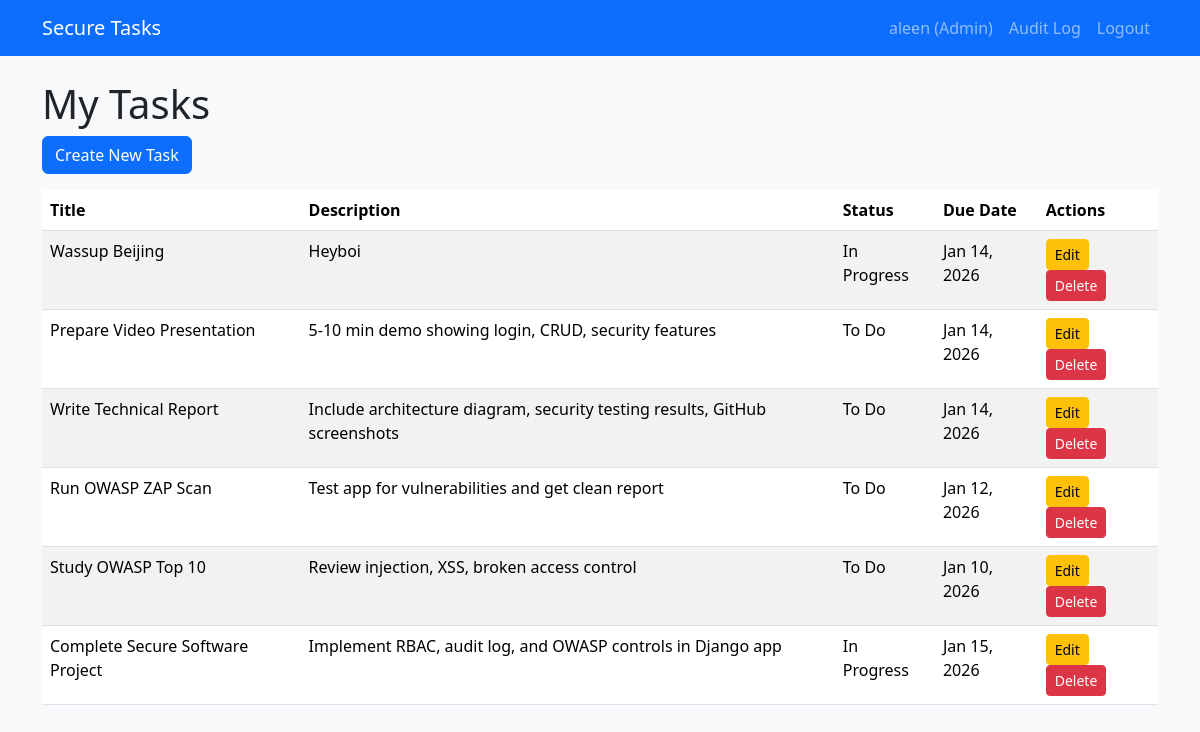
/tasks/ (signed in), run on an earlier commit of the app's database.
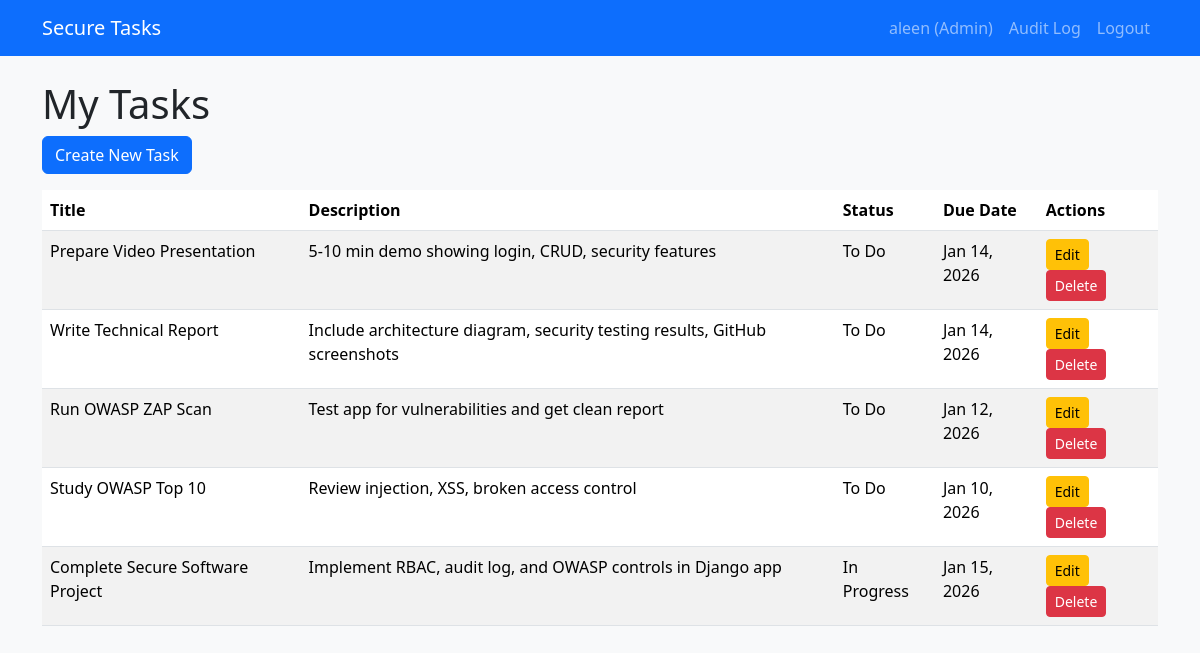
And on a later commit of the database.
### tasks/models.py (models this page shows, shortened)
class Task(models.Model):
    STATUS_CHOICES = [
        ('TODO', 'To Do'),
        ('IN_PROGRESS', 'In Progress'),
        ('DONE', 'Done'),
    ]
    title = models.CharField(
        max_length=200,
        help_text="Task title (required)"
    )
    description = models.TextField(
        blank=True,
        null=True,
        help_text="Optional task description"
    )
    status = models.CharField(
        max_length=20,
        choices=STATUS_CHOICES,
        default='TODO',
        help_text="Current task status"
    )
    due_date = models.DateField(
        null=True,
        blank=True,
        help_text="Optional due date"
    )
    owner = models.ForeignKey(
        User,
        on_delete=models.CASCADE,
        related_name='tasks',
        help_text="Task owner (for access control)"
    )
    created_at = models.DateTimeField(
        auto_now_add=True,
        help_text="Auto-set creation timestamp"
    )
    class Meta:
        ordering = ['-created_at']
        verbose_name = 'Task'
        verbose_name_plural = 'Tasks'

### tasks/views.py (the view)
# urls.py: path('', views.TaskListView.as_view(), name='task_list'),
class TaskListView(LoginRequiredMixin, ListView):
    model = Task
    template_name = 'tasks/task_list.html'
    context_object_name = 'tasks'
    def get_queryset(self):
        if self.request.user.is_staff:
            return Task.objects.all()
        return Task.objects.filter(owner=self.request.user)

### securetaskapp/templates/tasks/task_list.html
{% extends 'base.html' %}
{% block content %}
<h1>My Tasks</h1>
<a class="btn btn-primary mb-3" href="{% url 'task_create' %}">Create New Task</a>
<table class="table table-striped">
    <thead>
        <tr>
            <th>Title</th>
            <th>Description</th>
            <th>Status</th>
            <th>Due Date</th>
            <th>Actions</th>
        </tr>
    </thead>
    <tbody>
        {% for task in tasks %}
        <tr>
            <td>{{ task.title }}</td>
            <td>{{ task.description|truncatewords:10 }}</td>
            <td>{{ task.get_status_display }}</td>
            <td>{{ task.due_date|date:"M d, Y" }}</td>
            <td>
                <a class="btn btn-sm btn-warning" href="{% url 'task_update' task.pk %}">Edit</a>
                <a class="btn btn-sm btn-danger" href="{% url 'task_delete' task.pk %}">Delete</a>
            </td>
        </tr>
        {% empty %}
        <tr><td colspan="5">No tasks yet. Create one!</td></tr>
        {% endfor %}
    </tbody>
</table>
{% endblock %}

What changed in the data, as far as the page shows it:
removed Task: title "Wassup Beijing", description "Heyboi", status "In Progress", due_date "Jan 14, 2026"
